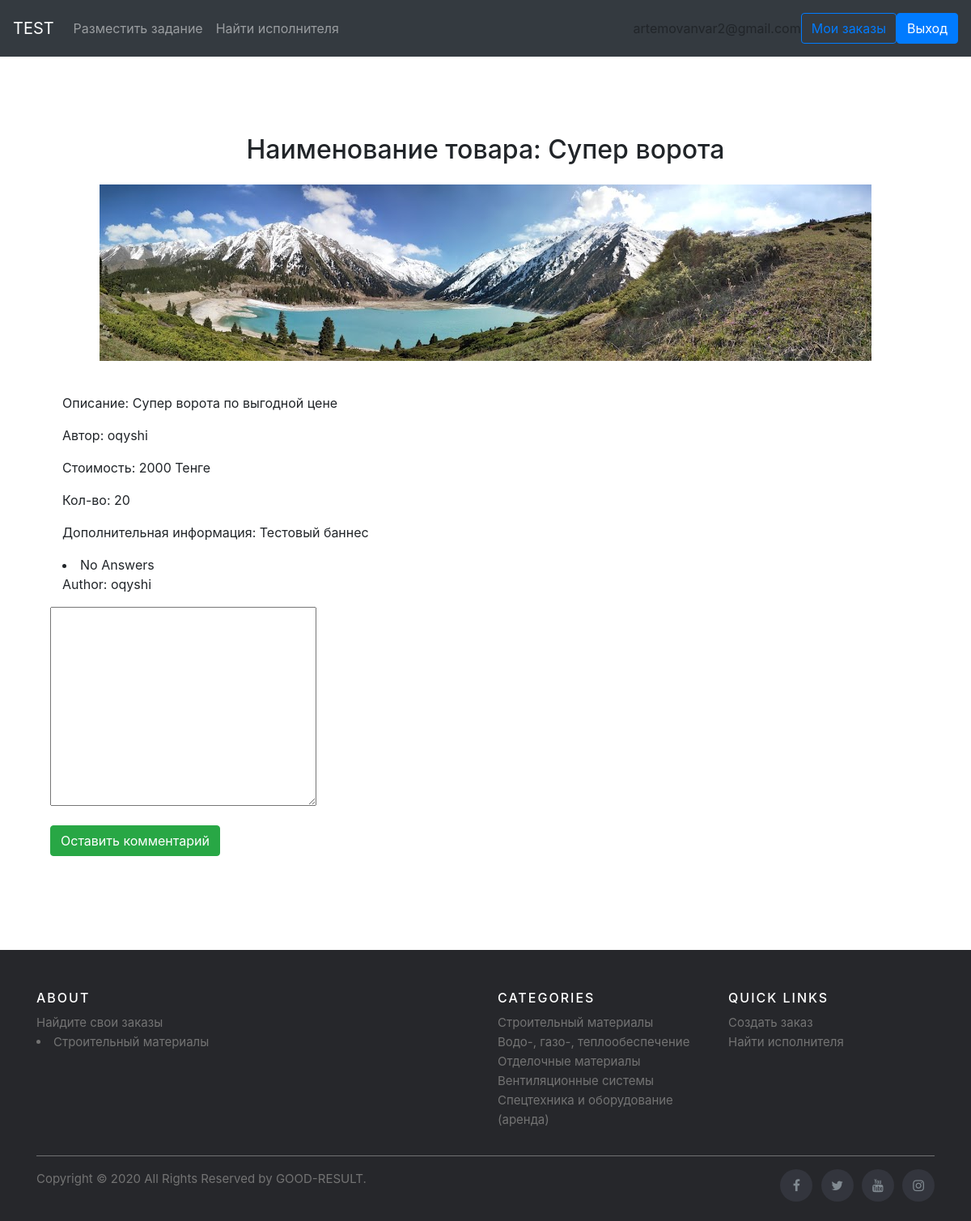
The page /category1/3/category2/2/category3/1/banner/1 (signed in) on the database as committed earlier.
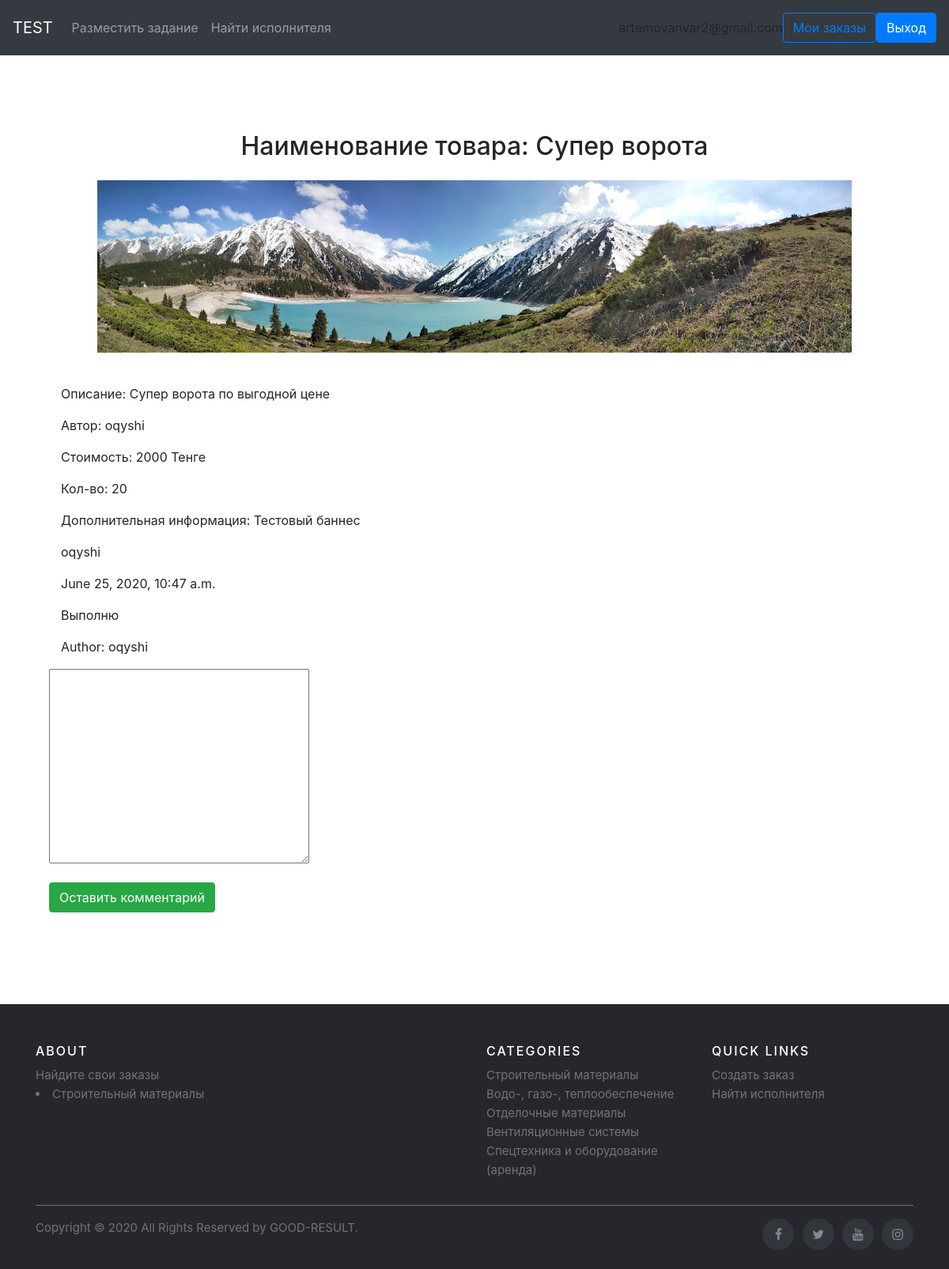
The same page on the database as committed later.
### adverts/models.py (models this page shows)
class Answer(models.Model):
    banner = models.ForeignKey(Banner, on_delete=models.CASCADE, related_name='answers')
    author = models.ForeignKey(User, related_name='myanswers', on_delete=models.CASCADE, null=True)
    pub_time = models.DateTimeField('Дата публикации', default=timezone.now)
    text = models.TextField('Описание')
    def __str__(self):
        return self.author.username
    class Meta:
        verbose_name = "Отклик"
        verbose_name_plural = "Отклик"

### adverts/views.py (the view)
class BannerDetailView(FollowerPermissionMixin, generic.DetailView):
    model = Banner
    template_name = 'adverts/banner.html'

### adverts/permissions.py (called while the page is built)
    def dispatch(self, request, *args, **kwargs):
        if not self.has_permissions():
            raise Http404()
        return super().dispatch(request, *args, **kwargs)

    def has_permissions(self):
        return self.request.user in [*self.get_object().category3.members.all(),
                                     *self.get_object().category3.parent_category.members.all(),
                                     *self.get_object().category3.parent_category.parent_category.members.all()]

### templates/adverts/banner.html (shortened to what this page needs)
<!DOCTYPE html>
<html lang="en">
<head>
</head>
<body>
</body>
</html>{% extends "base.html" %}
{% load static %}
{% block content %}
<div class="jumbotron">
  <div class="col-md-12">
    <div class="form-group">
      <div class="row d-flex justify-content-center">
        <h2>Наименование товара: {{banner.title}}</h2>
      </div>
    </div>
    <div class="form-group">
      <div class="row d-flex justify-content-center">
        <p><img src="{{ banner.image.url }}" class="img-fluid" alt=""></p>
      </div>
    </div>
    <br>
    <div class="form-group">
      <div class="row">
        Описание: {{banner.description}}
      </div>
    </div>
    <div class="form-group">
      <div class="row">
        Автор: {{banner.author}}
      </div>
    </div>
    <div class="form-group">
      <div class="row">
        Стоимость: {{banner.price}} Тенге
      </div>
    </div>
    <div class="form-group">
      <div class="row">
        Кол-во: {{banner.amount}}
      </div>
    </div>
    <div class="form-group">
      <div class="row">
        Дополнительная информация: {{banner.addition}}
      </div>
    </div>
  </div>
  {% for answer in banner.answers.all %}
  <p>{{answer}}</p>
  <p>{{answer.pub_time}}</p>
  <p>{{answer.text}}</p>
  {% empty %}
  <li>No Answers</li>
  {% endfor %}
  <form action="{% url 'adverts:leave_answer' banner.id %}"
        method="POST">
    <p>Author: {{user.username}}</p>
    <div class="row">
          <textarea name="text" id="" cols="30" rows="10"></textarea>
    </div>
    <br>
    <div class="row">
      <button type="submit" class="btn btn-success">Оставить комментарий</button>
    </div>
  </form>
</div>
{% endblock %}

Rows that differ between the two databases and show on the page:
added Answer: author.username "oqyshi", pub_time "June 25, 2020, 10:47 a.m.", text "Выполню"
Other text that changed with them:
text no longer shown: "No Answers"
